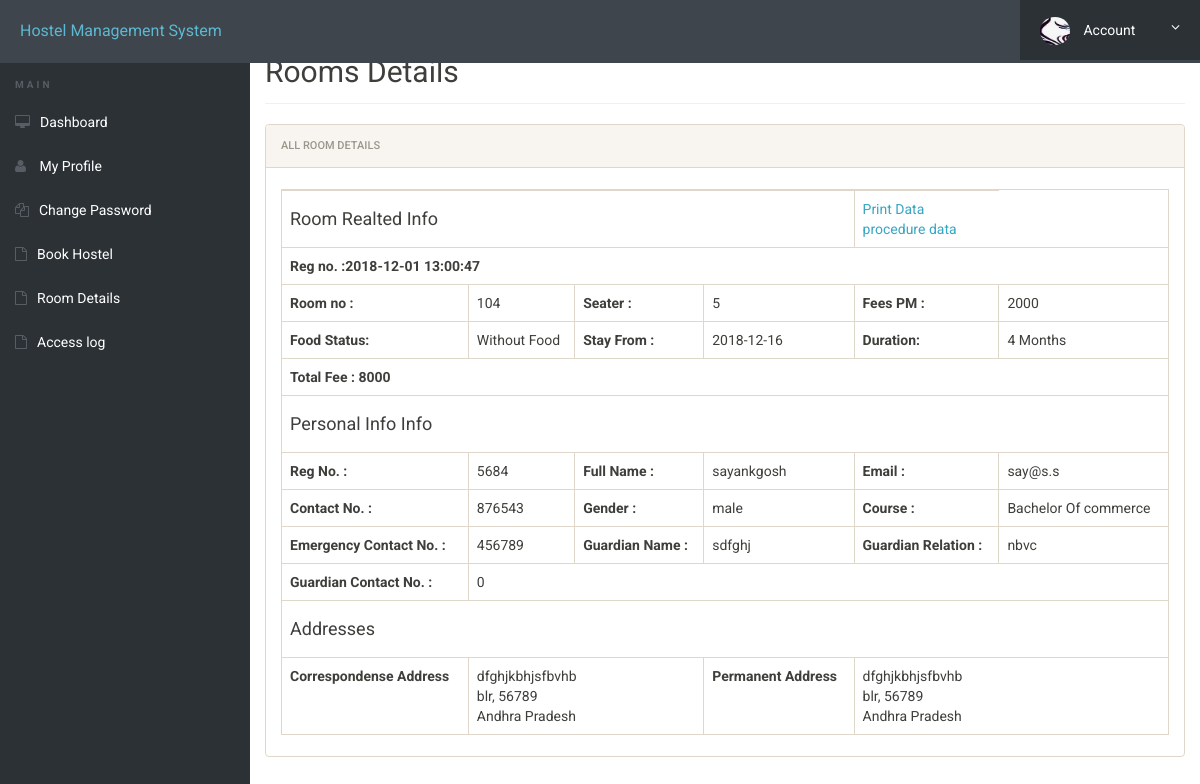
Page /room-details.php (signed in) on the earlier database version.
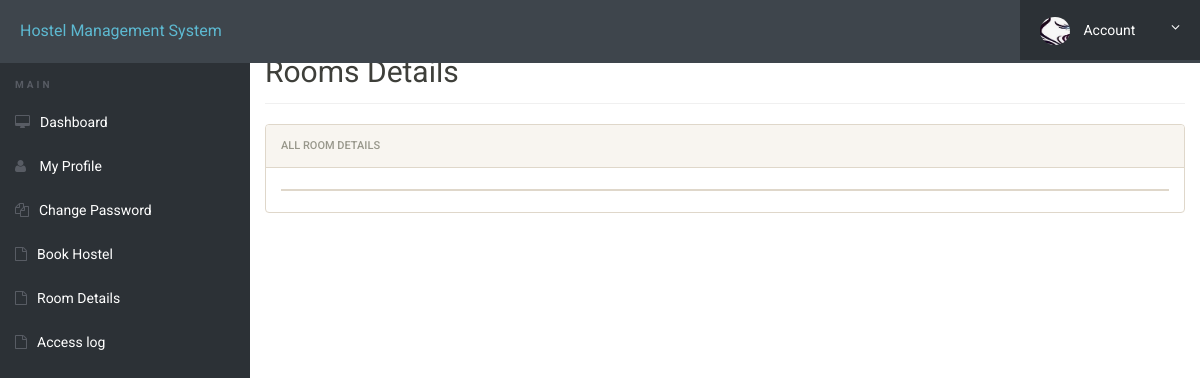
Same page on the later database version.
### tables this page shows
CREATE TABLE `registration` (
  `id` int(11) NOT NULL,
  `roomno` int(11) NOT NULL,
  `seater` int(11) NOT NULL,
  `feespm` int(11) NOT NULL,
  `foodstatus` int(11) NOT NULL,
  `stayfrom` date NOT NULL,
  `duration` int(11) NOT NULL,
  `course` varchar(500) NOT NULL,
  `regno` int(11) NOT NULL,
  `firstName` varchar(500) NOT NULL,
  `middleName` varchar(500) NOT NULL,
  `lastName` varchar(500) NOT NULL,
  `gender` varchar(250) NOT NULL,
  `contactno` bigint(11) NOT NULL,
  `emailid` varchar(500) NOT NULL,
  `egycontactno` bigint(11) NOT NULL,
  `guardianName` varchar(500) NOT NULL,
  `guardianRelation` varchar(500) NOT NULL,
  `guardianContactno` bigint(11) NOT NULL,
  `corresAddress` varchar(500) NOT NULL,
  `corresCIty` varchar(500) NOT NULL,
  `corresState` varchar(500) NOT NULL,
  `corresPincode` int(11) NOT NULL,
  `pmntAddress` varchar(500) NOT NULL,
  `pmntCity` varchar(500) NOT NULL,
  `pmnatetState` varchar(500) NOT NULL,
  `pmntPincode` int(11) NOT NULL,
  `postingDate` timestamp NOT NULL DEFAULT CURRENT_TIMESTAMP,
  `updationDate` varchar(500) NOT NULL
);

### room-details.php (the view, shortened to what this page needs)
<?php
include('includes/config.php');
?>
<!doctype html>
<html lang="en" class="no-js">
<head>
	<link rel="stylesheet" href="css/font-awesome.min.css">
	<link rel="stylesheet" href="css/bootstrap.min.css">
	<link rel="stylesheet" href="css/dataTables.bootstrap.min.css">
	<link rel="stylesheet" href="css/bootstrap-social.css">
	<link rel="stylesheet" href="css/bootstrap-select.css">
	<link rel="stylesheet" href="css/fileinput.min.css">
	<link rel="stylesheet" href="css/awesome-bootstrap-checkbox.css">
	<link rel="stylesheet" href="css/style.css">
</head>
<body>
	<?php include('includes/header.php');?>
	<div class="ts-main-content">
			<?php include('includes/sidebar.php');?>
		<div class="content-wrapper">
			<div class="container-fluid">
				<div class="row">
					<div class="col-md-12">
						<h2 class="page-title">Rooms Details</h2>
						<div class="panel panel-default">
							<div class="panel-heading">All Room Details</div>
							<div class="panel-body">
								<table id="zctb" class="table table-bordered " cellspacing="0" width="100%">
									<tbody>
<?php
$aid=$_SESSION['login'];
	$ret="select * from registration where emailid=?";
$stmt= $mysqli->prepare($ret) ;
$stmt->bind_param('s',$aid);
$stmt->execute() ;
$res=$stmt->get_result();
while($row=$res->fetch_object())
	  {
	  	?>
<tr>
<td colspan="4"><h4>Room Realted Info</h4></td>
<td><a href="javascript:void(0);"  onClick="popUpWindow('http://localhost/hostel/full-profile.php?id=<?php echo $row->emailid;?>');" title="View Full Details">Print Data</a><br>
<a href="javascript:void(0);"  onClick="popUpWindow('http://localhost/hostel/proc.php?name=<?php echo $row->firstName;?>');" title="View Full Details">procedure data</a></td>
</tr>
<tr>
<td colspan="6"><b>Reg no. :<?php echo $row->postingDate;?></b></td>
</tr>
<tr>
<td><b>Room no :</b></td>
<td><?php echo $row->roomno;?></td>
<td><b>Seater :</b></td>
<td><?php echo $row->seater;?></td>
<td><b>Fees PM :</b></td>
<td><?php echo $fpm=$row->feespm;?></td>
</tr>
<tr>
<td><b>Food Status:</b></td>
<td>
<?php if($row->foodstatus==0)
{
echo "Without Food";
}
else
{
echo "With Food";
}
;?></td>
<td><b>Stay From :</b></td>
<td><?php echo $row->stayfrom;?></td>
<td><b>Duration:</b></td>
<td><?php echo $dr=$row->duration;?> Months</td>
</tr>
<tr>
<td colspan="6"><b>Total Fee :
<?php if($row->foodstatus==1)
{
$fd=2000;
echo (($dr*$fpm)+$fd);
}
else
{
echo $dr*$fpm;
}
?></b></td>
</tr>
<tr>
<td colspan="6"><h4>Personal Info Info</h4></td>
</tr>
<tr>
<td><b>Reg No. :</b></td>
<td><?php echo $row->regno;?></td>
<td><b>Full Name :</b></td>
<td><?php echo $row->firstName;?><?php echo $row->middleName;?><?php echo $row->lastName;?></td>
<td><b>Email :</b></td>
<td><?php echo $row->emailid;?></td>
</tr>
<tr>
<td><b>Contact No. :</b></td>
<td><?php echo $row->contactno;?></td>
<td><b>Gender :</b></td>
<td><?php echo $row->gender;?></td>
<td><b>Course :</b></td>
<td><?php echo $row->course;?></td>
</tr>
<tr>
<td><b>Emergency Contact No. :</b></td>
<td><?php echo $row->egycontactno;?></td>
<td><b>Guardian Name :</b></td>
<td><?php echo $row->guardianName;?></td>
<td><b>Guardian Relation :</b></td>
<td><?php echo $row->guardianRelation;?></td>
</tr>
<tr>
<td><b>Guardian Contact No. :</b></td>
<td colspan="6"><?php echo $row->guardianContactno;?></td>
</tr>
<tr>
<td colspan="6"><h4>Addresses</h4></td>
</tr>
<tr>
<td><b>Correspondense Address</b></td>
<td colspan="2">
<?php echo $row->corresAddress;?><br />
<?php echo $row->corresCIty;?>, <?php echo $row->corresPincode;?><br />
<?php echo $row->corresState;?>
</td>
<td><b>Permanent Address</b></td>
<td colspan="2">
<?php echo $row->pmntAddress;?><br />
<?php echo $row->pmntCity;?>, <?php echo $row->pmntPincode;?><br />
<?php echo $row->pmnatetState;?>
</td>
</tr>
<?php
} ?>
</tbody>
</table>
</div>
</div>
</div>
</div>
</div>
</div>
</div>
</body>
</html>

Differences in the rows shown:
removed registration: postingDate "2018-12-01 13:00:47", roomno "104", seater "5", feespm "2000", foodstatus "Without Food", stayfrom "2018-12-16", duration "4", $dr*$fpm "8000", regno "5684", firstName "sayan", middleName "k", lastName "gosh", emailid "say@s.s", contactno "876543", gender "male", course "Bachelor Of commerce", egycontactno "456789", guardianName "sdfghj", guardianRelation "nbvc", guardianContactno "0", corresAddress "dfghjkbhjsfbvhb", corresCIty "blr", corresPincode "56789", corresState "Andhra Pradesh", pmntAddress "dfghjkbhjsfbvhb", pmntCity "blr", pmntPincode "56789", pmnatetState "Andhra Pradesh"
